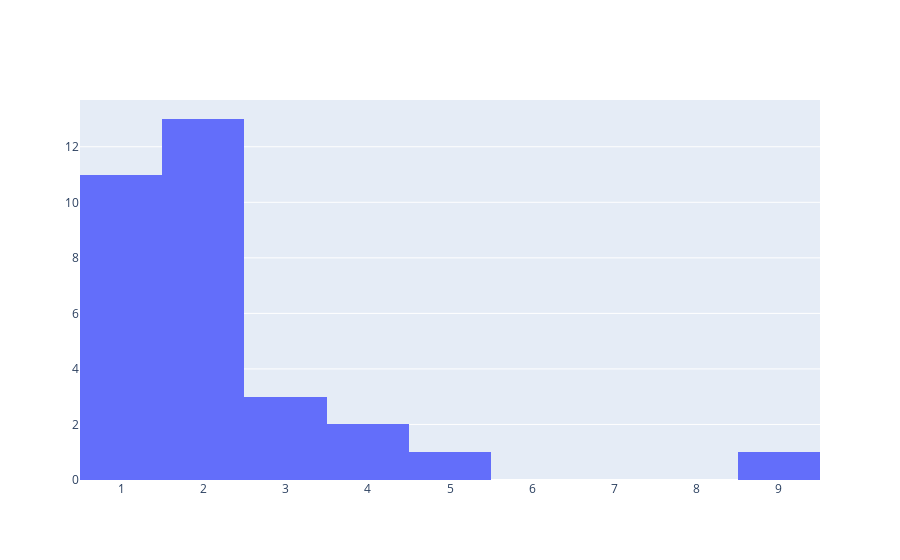

Source (notebook cell):
### Code cell
x = [1,2,3,4,2,1,1,1,2,4,3,3,2,2,2,1,1,2,2,2,2,2,1,1,1,1,2,2,1,5,9]
fig = go.Figure(data = [go.Histogram(x = x)])
fig.show()

### Figure 1 — Plotly figure (JSON) as saved in the notebook; plotly's stock layout.template omitted (floating-point values rounded to 4 significant figures)
{"data": [{"type": "histogram", "x": [1, 2, 3, 4, 2, 1, 1, 1, 2, 4, 3, 3, 2, 2, 2, 1, 1, 2, 2, 2, 2, 2, 1, 1, 1, 1, 2, 2, 1, 5, 9]}], "layout": {}}
